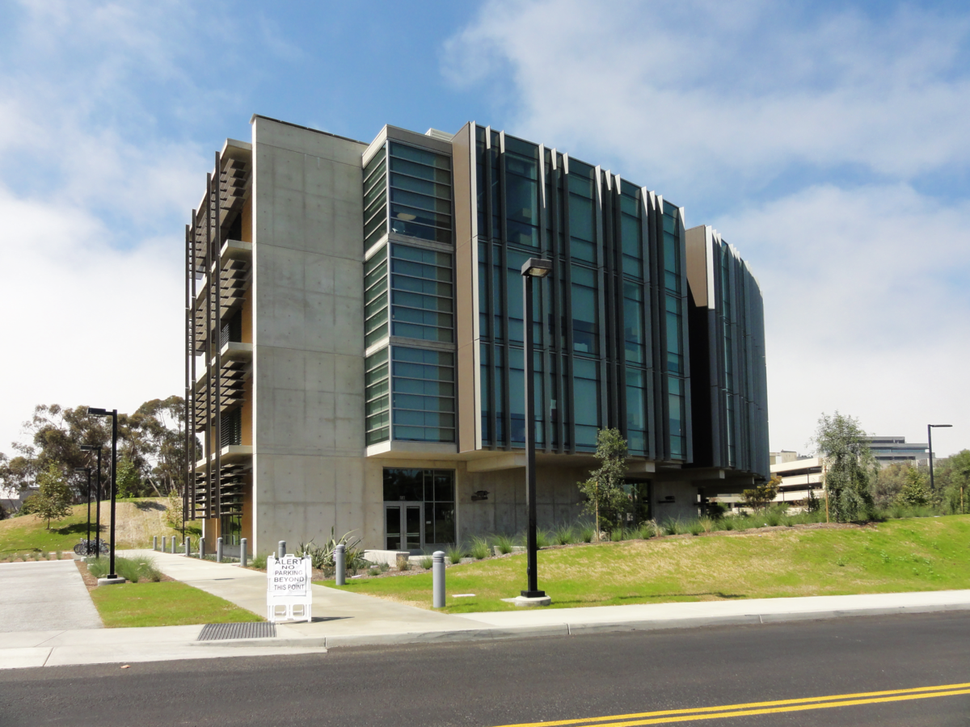
#> input picture BIVIP/Building.png, 970 x 727 px, shrunk from 1200 x 900 before the run, found by its file name
$ python Ex5.4test.py
#> lines starting #> are read from the running program, lines starting #| are printed output that depends on the picture
import numpy as np
import matplotlib
matplotlib.use('tkagg')
import matplotlib.pyplot as plt
import cv2
from pylab import *
from PIL import Image

# Exercise 5.4
import scipy.ndimage as ndim
path = '/Users/49174/PycharmProjects/BIVIP/'
def sobelFilter(npImg):
    Fm = np.zeros(npImg.shape)
    Fn = np.zeros(npImg.shape)
    ndim.sobel( input=npImg,axis=1,output=Fm)
    ndim.sobel( input=npImg,axis=0,output=Fn)
    return Fm, Fn
def gaussFilter(npImg,sigma):
    Fm = np.zeros(npImg.shape)
    Fn = np.zeros(npImg.shape)
    ndim.gaussian_filter(npImg, (sigma,sigma),(0,1), Fm)
    ndim.gaussian_filter(npImg, (sigma,sigma), (1,0), Fn)
    return Fm, Fn
def laplaceFilter( npImg ):
    Fmn = np.zeros(npImg.shape)
    ndim.laplace(npImg,output=Fmn)
    return Fmn
def laplaceGaussFilter( npImg, Dmn, sigma ):
    Fmn = np.zeros( npImg.shape)
    ndim.gaussian_laplace(npImg,sigma,output=Fmn)
    return Fmn
gray = np.array(Image.open(path+'Building.png').convert('L'),'uint8')
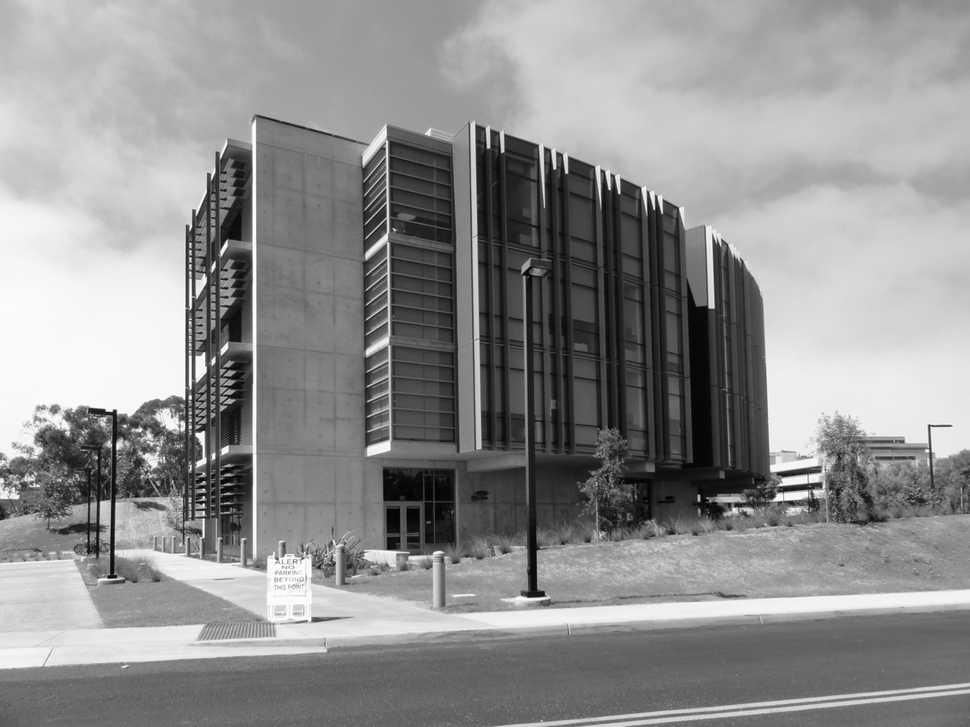
#> gray: shape (727, 970); min 0, max 255, mean 143.5
sigma = 5
Fm1, Fn1 = sobelFilter( gray )
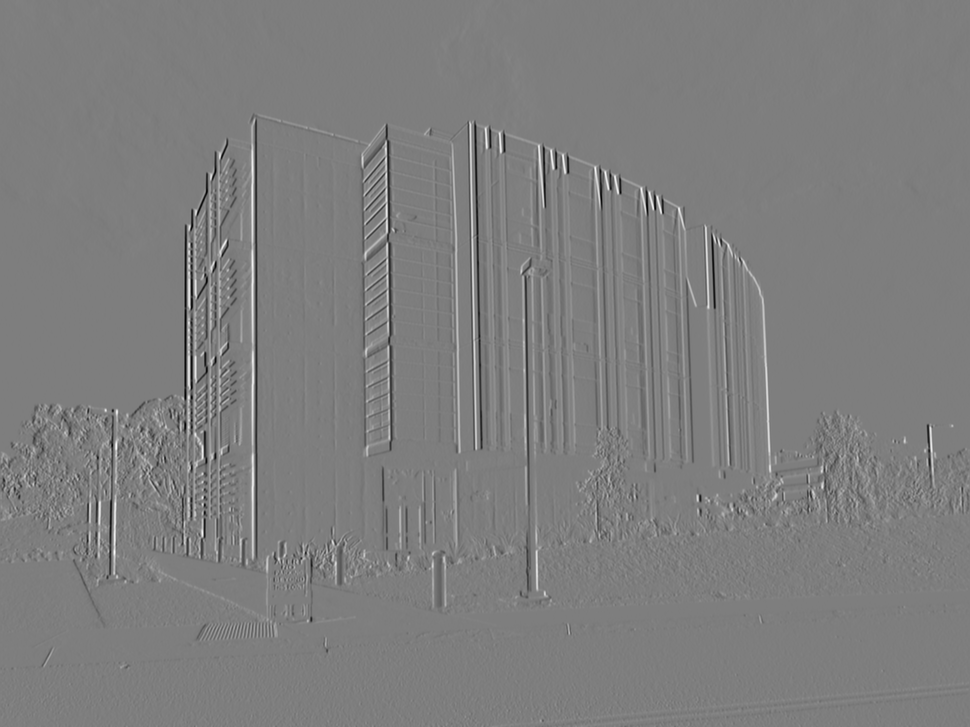
#> Fm1: shape (727, 970) float64; min -822, max 837, mean -0.3; drawn with min black and max white
Fm2, Fn2 = gaussFilter( gray, sigma )
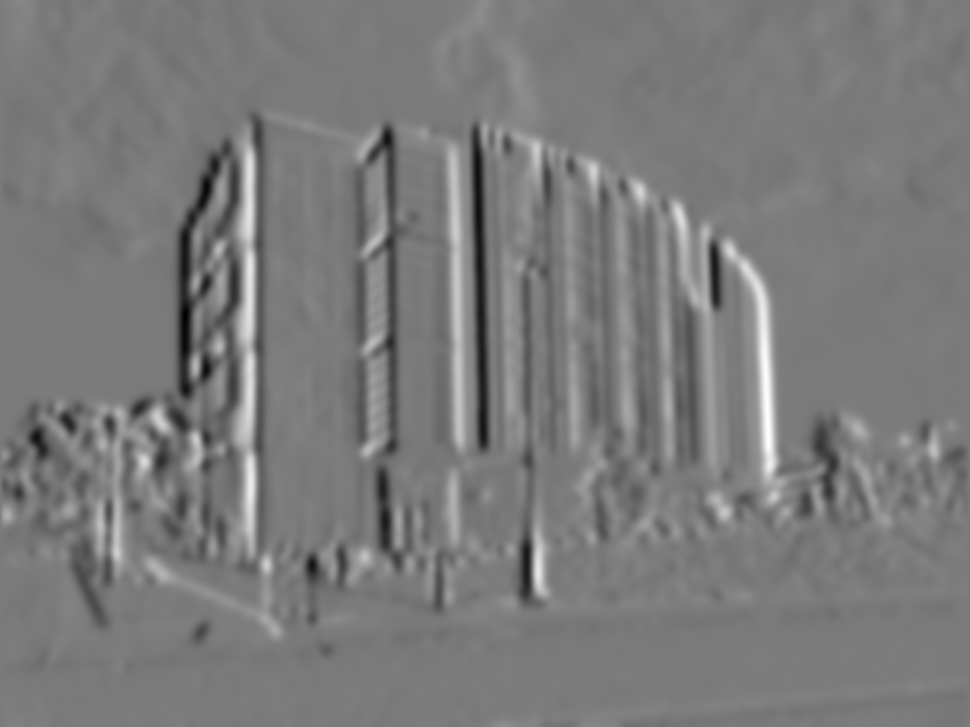
#> Fm2: shape (727, 970) float64; min -12.07, max 12.9, mean -0.0377; drawn with min black and max white
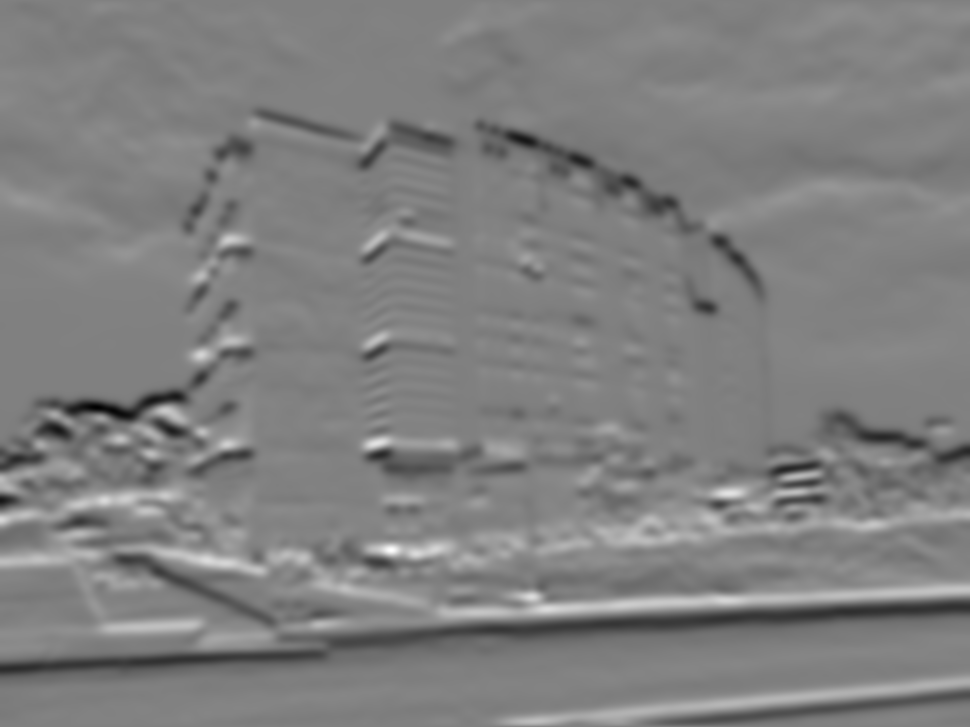
#> Fn2: shape (727, 970) float64; min -13.64, max 13.42, mean -0.0756; drawn with min black and max white
Fmn1 = laplaceFilter( gray )
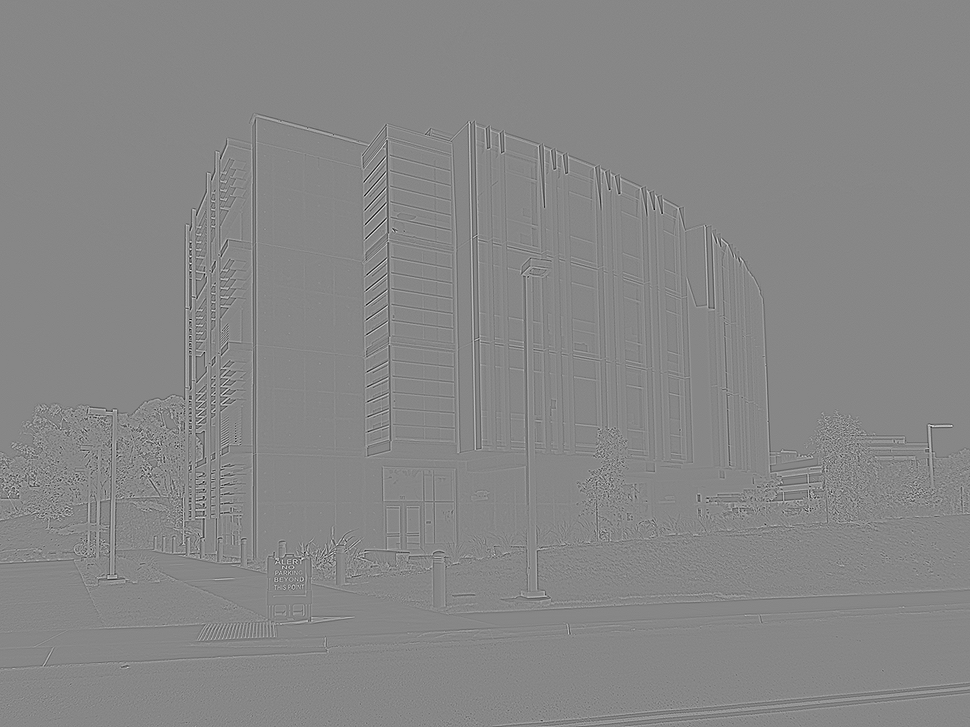
#> Fmn1: shape (727, 970) float64; min -341, max 302, mean 0; drawn with min black and max white
Fmn2 = laplaceGaussFilter( gray,np.asarray([[0,1,0],[1,-4,1],[0,1,0]]), sigma )
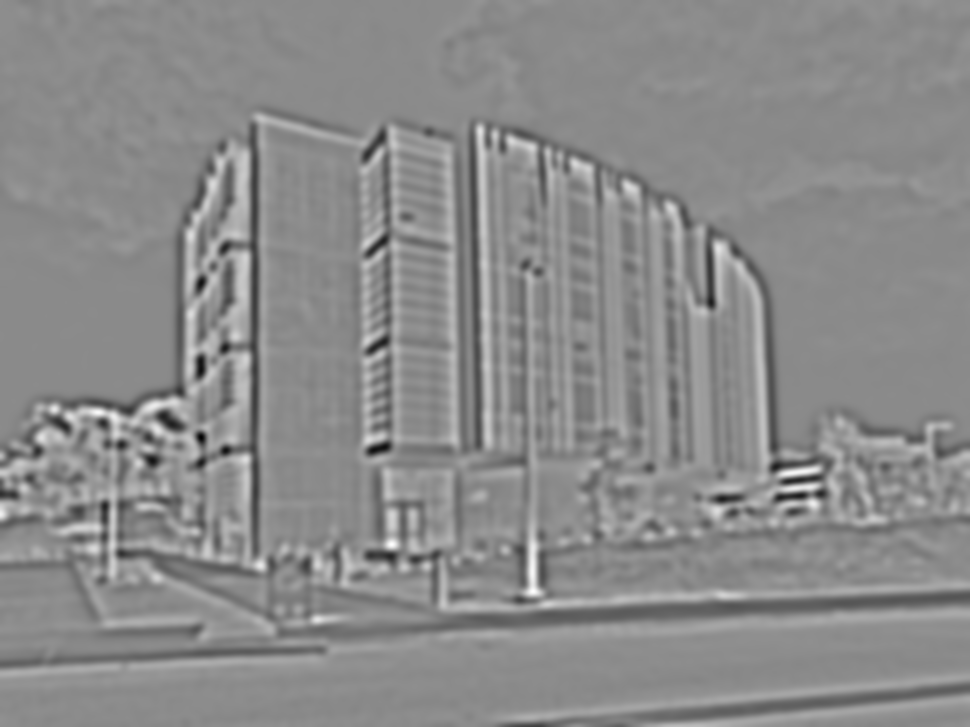
#> Fmn2: shape (727, 970) float64; min -3.62, max 3.01, mean -0.00821; drawn with min black and max white
plt.subplot(3,2,1), plt.axis('off')
plt.imshow(Fm1,'gray'), plt.title('Sobel m')
plt.subplot(3,2,2), plt.axis('off')
plt.imshow(Fn1,'gray'), plt.title('Sobel n')
plt.subplot(3,2,3), plt.axis('off')
plt.imshow(Fm2,'gray'), plt.title('Gauss m')
plt.subplot(3,2,4), plt.axis('off')
plt.imshow(Fn2,'gray'), plt.title('Gauss n')
plt.subplot(3,2,5), plt.axis('off')
plt.imshow(Fmn1,'gray'), plt.title('Laplace mn')
plt.subplot(3,2,6), plt.axis('off')
plt.imshow(Fmn2,'gray'), plt.title('Laplace Gauss mn')
plt.show()

$ run again, with BIVIP/A1.png copied over BIVIP/Building.png
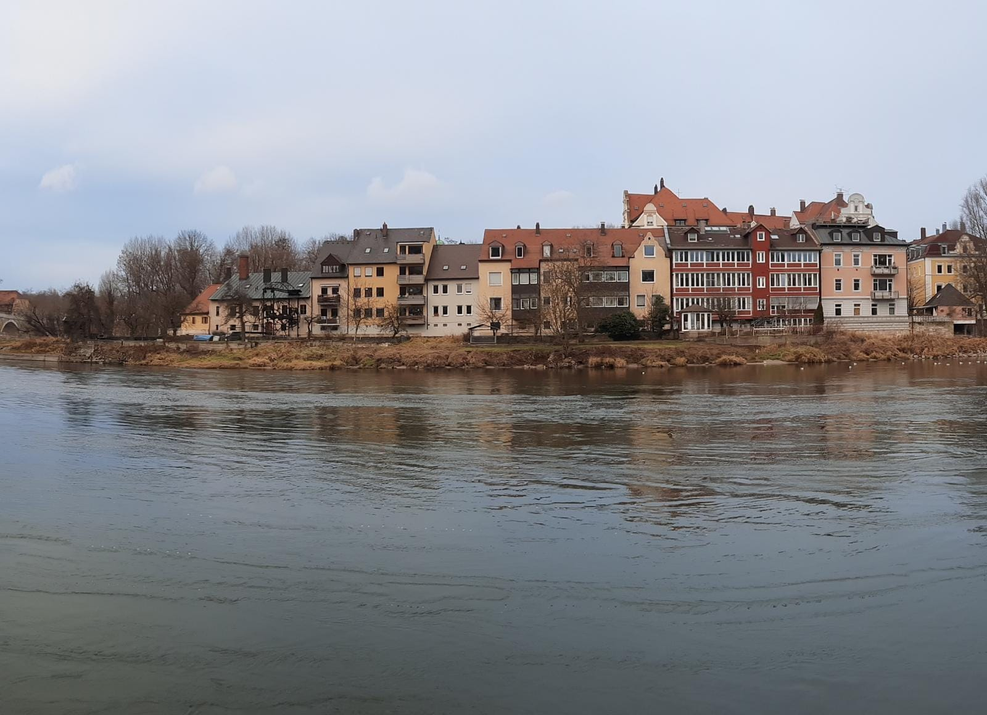
#> input picture BIVIP/A1.png, 987 x 715 px, shrunk from 1600 x 1160 before the run, found by its file name
#> `Fm2, Fn2 = gaussFilter( gray, sigma )`:
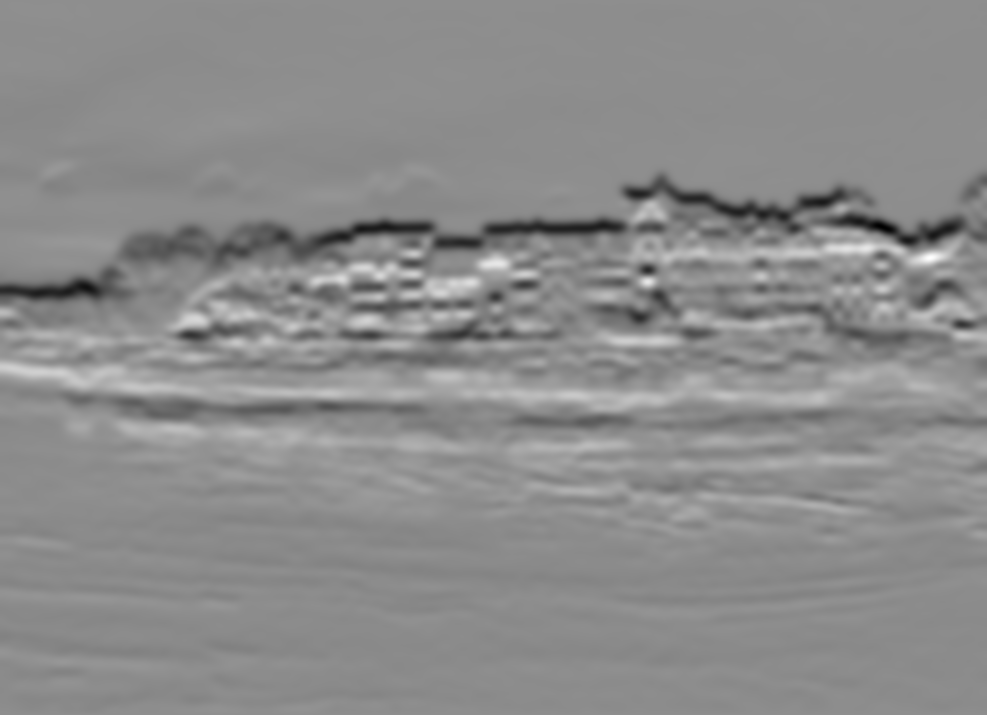
#> Fn2: shape (715, 987) float64; min -10.41, max 8.2, mean -0.2; drawn with min black and max white
#> `Fmn2 = laplaceGaussFilter( gray,np.asarray([[0,1,0],[1,-4,1],[0,1,0]])..`:
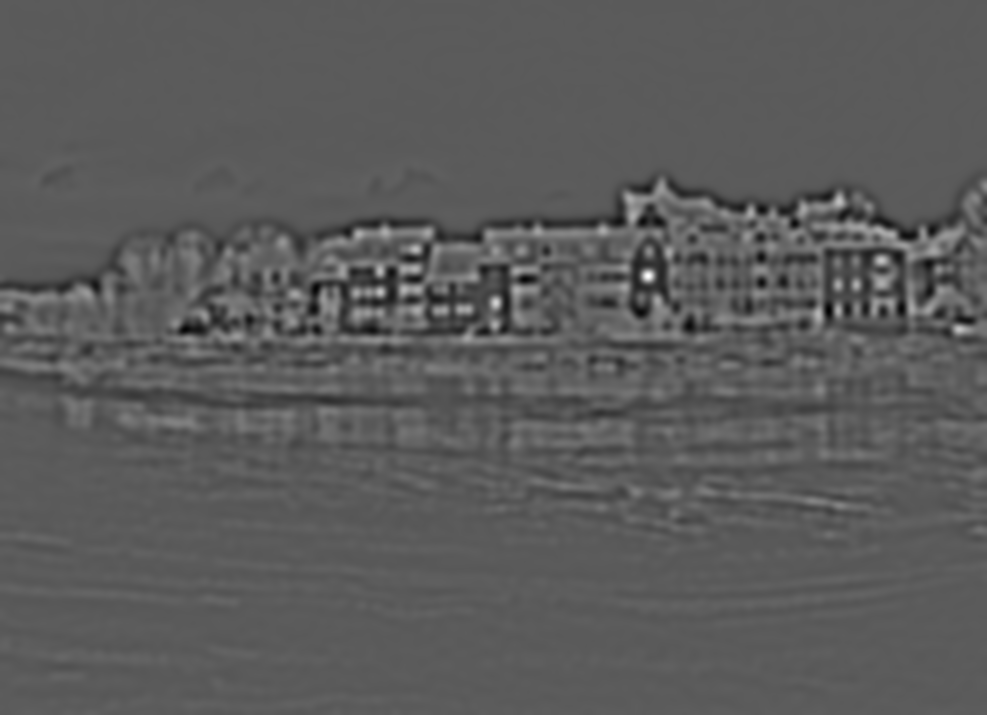
#> Fmn2: shape (715, 987) float64; min -2, max 3.55, mean -0.00786; drawn with min black and max white

$ run again, with BIVIP/A2.png copied over BIVIP/Building.png
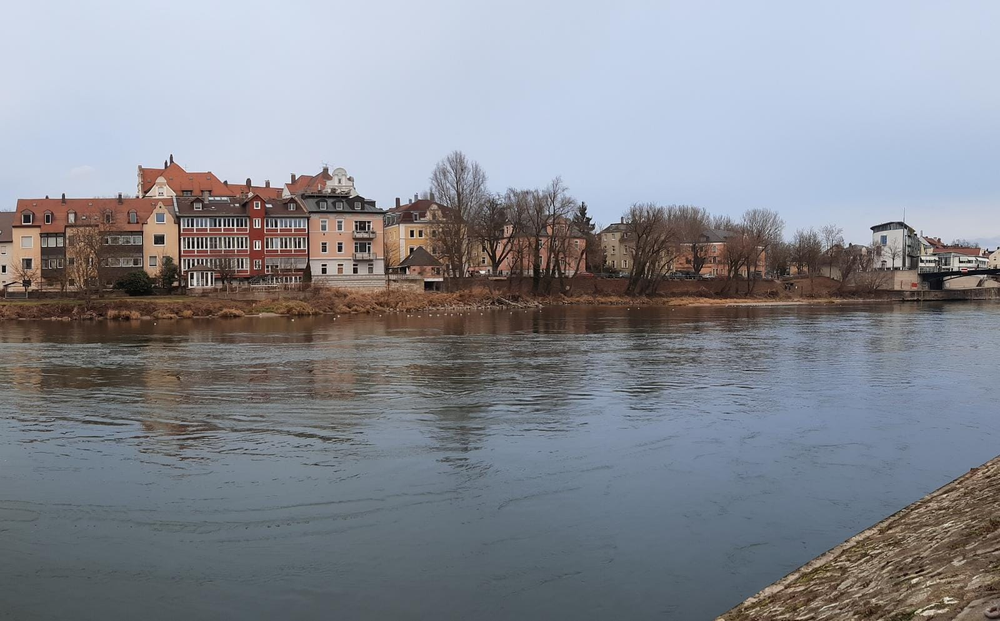
#> input picture BIVIP/A2.png, 1000 x 621 px, shrunk from 1600 x 993 before the run, found by its file name
#> `Fm2, Fn2 = gaussFilter( gray, sigma )`:
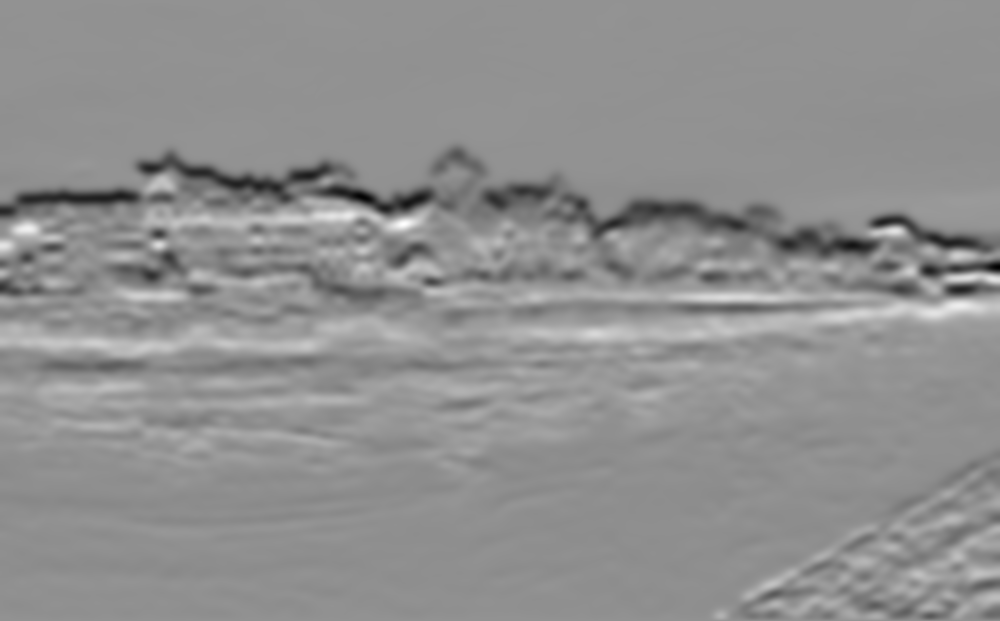
#> Fn2: shape (621, 1000) float64; min -10.47, max 7.7, mean -0.208; drawn with min black and max white
#> `Fmn2 = laplaceGaussFilter( gray,np.asarray([[0,1,0],[1,-4,1],[0,1,0]])..`:
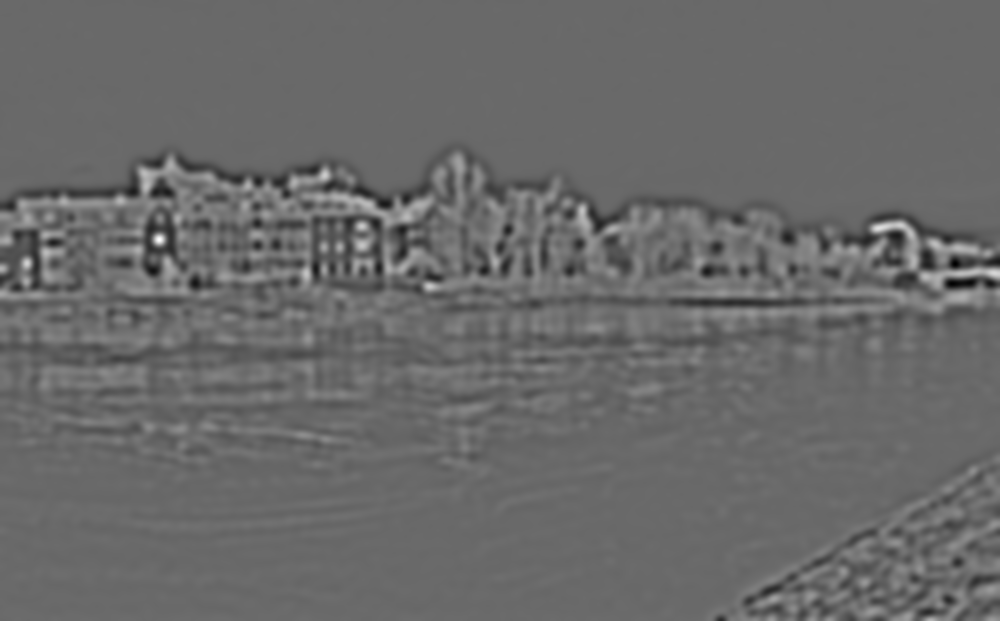
#> Fmn2: shape (621, 1000) float64; min -2.26, max 3.18, mean -0.0079; drawn with min black and max white
